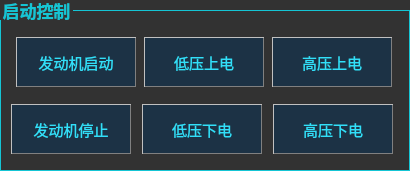
         <widget class="QGroupBox" name="groupBox_15">
          <property name="minimumSize">
           <size>
            <width>410</width>
            <height>171</height>
           </size>
          </property>
          <property name="styleSheet">
           <string notr="true">QGroupBox{background-color:rgb(50,50,50);border:1px solid rgb(21,197,212);margin-top:10px;font-family:仿宋;font:bold 13pt;}
QGroupBox::title{subcontrol-origin:margin;left:0px;margin-left:0px;padding 0 0px;color:rgb(21,197,212)}</string>
          </property>
          <property name="title">
           <string>启动控制</string>
          </property>
          <property name="flat">
           <bool>false</bool>
          </property>
          <widget class="QWidget" name="layoutWidget_13">
           <property name="geometry">
            <rect>
             <x>10</x>
             <y>30</y>
             <width>386</width>
             <height>126</height>
            </rect>
           </property>
           <layout class="QVBoxLayout" name="verticalLayout_5">
            <property name="spacing">
             <number>10</number>
            </property>
            <item>
             <layout class="QHBoxLayout" name="horizontalLayout_17">
              <property name="leftMargin">
               <number>6</number>
              </property>
              <property name="topMargin">
               <number>6</number>
              </property>
              <property name="rightMargin">
               <number>6</number>
              </property>
              <property name="bottomMargin">
               <number>6</number>
              </property>
              <item>
               <widget class="QPushButton" name="btnEngineOn">
                <property name="sizePolicy">
                 <sizepolicy hsizetype="Maximum" vsizetype="Minimum">
                  <horstretch>0</horstretch>
                  <verstretch>0</verstretch>
                 </sizepolicy>
                </property>
                <property name="minimumSize">
                 <size>
                  <width>120</width>
                  <height>50</height>
                 </size>
                </property>
                <property name="maximumSize">
                 <size>
                  <width>120</width>
                  <height>50</height>
                 </size>
                </property>
                <property name="styleSheet">
                 <string notr="true">QPushButton{font:11pt;width:120px;color:rgb(50,223,249); background-color:rgb(28,50,69); border-radius:0px; border:1px groove gray;border-style:outset;}
QPushButton:hover{background-color:rgb(50,223,249);color:rgb(28,50,69);}
QPushButton:pressed{color:yellow;border-style:inset;}</string>
                </property>
                <property name="text">
                 <string>发动机启动</string>
                </property>
               </widget>
              </item>
              <item>
               <widget class="QPushButton" name="btnLowVoltageOn">
                <property name="sizePolicy">
                 <sizepolicy hsizetype="Maximum" vsizetype="Minimum">
                  <horstretch>0</horstretch>
                  <verstretch>0</verstretch>
                 </sizepolicy>
                </property>
                <property name="minimumSize">
                 <size>
                  <width>120</width>
                  <height>50</height>
                 </size>
                </property>
                <property name="maximumSize">
                 <size>
                  <width>120</width>
                  <height>50</height>
                 </size>
                </property>
                <property name="styleSheet">
                 <string notr="true">QPushButton{font:11pt;width:120px;color:rgb(50,223,249); background-color:rgb(28,50,69); border-radius:0px; border:1px groove gray;border-style:outset;}
QPushButton:hover{background-color:rgb(50,223,249);color:rgb(28,50,69);}
QPushButton:pressed{color:yellow;border-style:inset;}</string>
                </property>
                <property name="text">
                 <string>低压上电</string>
                </property>
               </widget>
              </item>
              <item>
               <widget class="QPushButton" name="btnHighVoltageOn">
                <property name="sizePolicy">
                 <sizepolicy hsizetype="Maximum" vsizetype="Minimum">
                  <horstretch>0</horstretch>
                  <verstretch>0</verstretch>
                 </sizepolicy>
                </property>
                <property name="minimumSize">
                 <size>
                  <width>120</width>
                  <height>50</height>
                 </size>
                </property>
                <property name="maximumSize">
                 <size>
                  <width>120</width>
                  <height>50</height>
                 </size>
                </property>
                <property name="styleSheet">
                 <string notr="true">QPushButton{font:11pt;width:120px;color:rgb(50,223,249); background-color:rgb(28,50,69); border-radius:0px; border:1px groove gray;border-style:outset;}
QPushButton:hover{background-color:rgb(50,223,249);color:rgb(28,50,69);}
QPushButton:pressed{color:yellow;border-style:inset;}</string>
                </property>
                <property name="text">
                 <string>高压上电</string>
                </property>
               </widget>
              </item>
             </layout>
            </item>
            <item>
             <layout class="QHBoxLayout" name="horizontalLayout_18">
              <item>
               <widget class="QPushButton" name="btnEngineOff">
                <property name="sizePolicy">
                 <sizepolicy hsizetype="Maximum" vsizetype="Minimum">
                  <horstretch>0</horstretch>
                  <verstretch>0</verstretch>
                 </sizepolicy>
                </property>
                <property name="minimumSize">
                 <size>
                  <width>120</width>
                  <height>50</height>
                 </size>
                </property>
                <property name="maximumSize">
                 <size>
                  <width>120</width>
                  <height>50</height>
                 </size>
                </property>
                <property name="styleSheet">
                 <string notr="true">QPushButton{font:11pt;width:120px;color:rgb(50,223,249); background-color:rgb(28,50,69); border-radius:0px; border:1px groove gray;border-style:outset;}
QPushButton:hover{background-color:rgb(50,223,249);color:rgb(28,50,69);}
QPushButton:pressed{color:yellow;border-style:inset;}</string>
                </property>
                <property name="text">
                 <string>发动机停止</string>
                </property>
               </widget>
              </item>
              <item>
               <widget class="QPushButton" name="btnLowVoltageOff">
                <property name="sizePolicy">
                 <sizepolicy hsizetype="Maximum" vsizetype="Minimum">
                  <horstretch>0</horstretch>
                  <verstretch>0</verstretch>
                 </sizepolicy>
                </property>
                <property name="minimumSize">
                 <size>
                  <width>120</width>
                  <height>50</height>
                 </size>
                </property>
                <property name="maximumSize">
                 <size>
                  <width>120</width>
                  <height>50</height>
                 </size>
                </property>
                <property name="styleSheet">
                 <string notr="true">QPushButton{font:11pt;width:120px;color:rgb(50,223,249); background-color:rgb(28,50,69); border-radius:0px; border:1px groove gray;border-style:outset;}
QPushButton:hover{background-color:rgb(50,223,249);color:rgb(28,50,69);}
QPushButton:pressed{color:yellow;border-style:inset;}</string>
                </property>
                <property name="text">
                 <string>低压下电</string>
                </property>
               </widget>
              </item>
              <item>
               <widget class="QPushButton" name="btnHighVoltageOff">
                <property name="sizePolicy">
                 <sizepolicy hsizetype="Maximum" vsizetype="Minimum">
                  <horstretch>0</horstretch>
                  <verstretch>0</verstretch>
                 </sizepolicy>
                </property>
                <property name="minimumSize">
                 <size>
                  <width>120</width>
                  <height>50</height>
                 </size>
                </property>
                <property name="maximumSize">
                 <size>
                  <width>120</width>
                  <height>50</height>
                 </size>
                </property>
                <property name="styleSheet">
                 <string notr="true">QPushButton{font:11pt;width:120px;color:rgb(50,223,249); background-color:rgb(28,50,69); border-radius:0px; border:1px groove gray;border-style:outset;}
QPushButton:hover{background-color:rgb(50,223,249);color:rgb(28,50,69);}
QPushButton:pressed{color:yellow;border-style:inset;}</string>
                </property>
                <property name="text">
                 <string>高压下电</string>
                </property>
               </widget>
              </item>
             </layout>
            </item>
           </layout>
          </widget>
         </widget>
